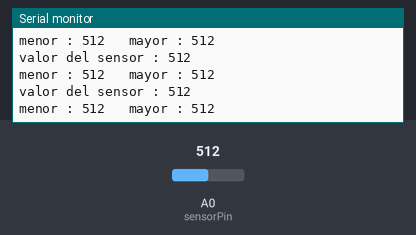
Simulated run of this sketch. Board: Arduino Uno, built with avr-gcc and run on an emulated ATmega328P. Shown: the last lines printed to the serial monitor. The test bench sets the inputs (shaded band); at power-on: A0 (sensorPin) = 512.

Above: at 2.7 s.
2.8 s: A0 (sensorPin) set to 988
At 2.92 s:
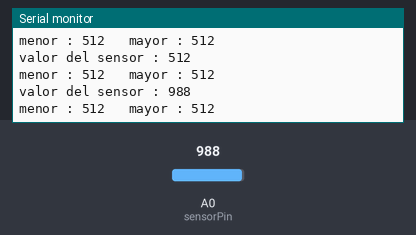
4.3 s: A0 (sensorPin) set to 1007
At 4.33 s:
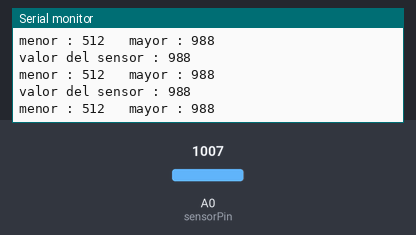
7.3 s: A0 (sensorPin) set to 110
At 7.36 s:
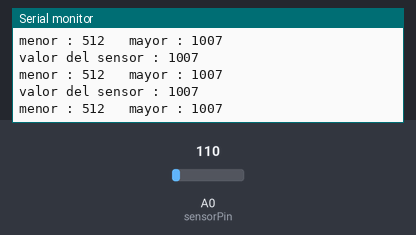
10.3 s: A0 (sensorPin) set to 90
At 10.38 s:
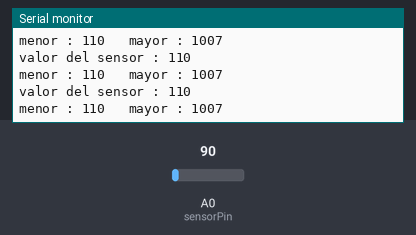
Timing chart, 0 to 12.8 s (numbered marks = the images above; inputs shaded):
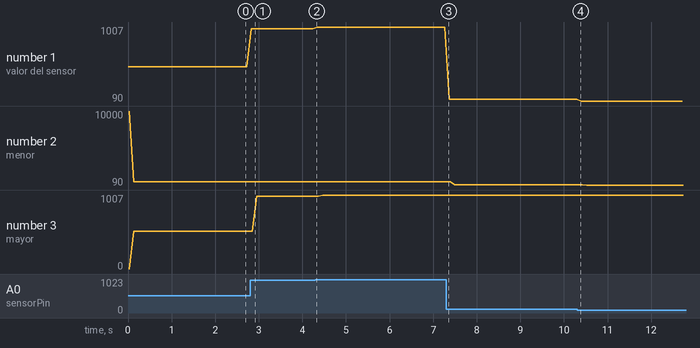

Measured:
- after the input at 2.8 s, the serial monitor: prints a new line at once (image 1)
- plotted number 1: 512 → 988 after the input at 2.8 s, 988 → 1007 after the input at 4.3 s, 1007 → 110 after the input at 7.3 s, 110 → 90 after the input at 10.3 s
- plotted number 2: 512 → 110 after the input at 7.3 s, 110 → 90 after the input at 10.3 s
- plotted number 3: 512 → 988 after the input at 2.8 s, 988 → 1007 after the input at 4.3 s

The sketch:

ejemplo_sensor.ino
```cpp
// ejemplo_sensor
// dis8637
// 2023 septiembre 26

// constante de pin donde conectamos el sensor
const int sensorPin = A0;

// variable para almacenar lectura del sensor
int sensorValor = -1;

// variables para almacenar valores minimos y maximos
// partimos con un muy mal minimo, y un muy mal maximo
int valorMin = 10000;
int valorMax = 0;

void setup() {

  // iniciamos la comunicacion serial
  Serial.begin(9600);
}

void loop() {
  // leer sensor
  sensorValor = analogRead(sensorPin);

  // imprimir en consola el valor del sensor
  Serial.println("valor del sensor : " + String(sensorValor));

  // imprimir en consola los valores minimo y maximo
  Serial.println("menor : " +  String(valorMin) + "   mayor : " + String(valorMax));

  // pausa de 100 milisegundos
  delay(100);

  // actualizar valorMin
  if (sensorValor < valorMin){
    valorMin = sensorValor;
  }
  // actualizar valorMax
  if (sensorValor > valorMax){
    valorMax = sensorValor;
  }

}
```
